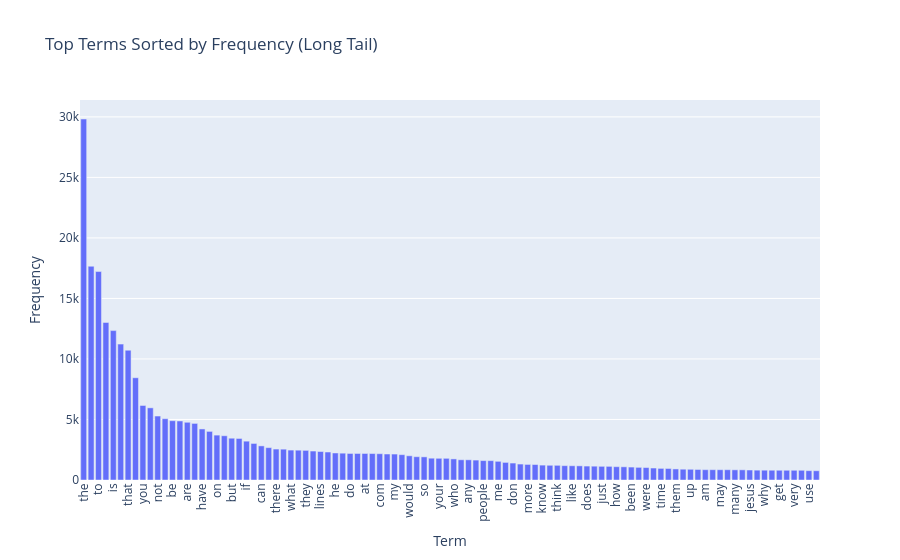

Write notebook code for a chart like this one.
### Markdown cell above
### >>> **Exercise 14 (take home):** 
Additionally, you can attempt to sort the terms on the `x-axis` by frequency instead of in alphabetical order. This way the visualization is more meaninfgul and you will be able to observe the so called [long tail](https://en.wikipedia.org/wiki/Long_tail) (get familiar with this term since it will appear a lot in data mining and other statistics courses). see picture below

![alt txt](https://upload.wikimedia.org/wikipedia/commons/thumb/8/8a/Long_tail.svg/1000px-Long_tail.svg.png)

### Code cell
# Answer here
import numpy as np
import pandas as pd
import plotly.express as px

# sort all terms by frequency (descendng)
sorted_idx = np.argsort(term_frequencies)[::-1]

terms_sorted = count_vect.get_feature_names_out()[sorted_idx]
freqs_sorted = term_frequencies[sorted_idx]

df = pd.DataFrame({"term": terms_sorted, "frequency": freqs_sorted})

fig = px.bar(df.head(100), x="term", y="frequency", 
             title="Top Terms Sorted by Frequency (Long Tail)",
             labels={"term": "Term", "frequency": "Frequency"})

fig.update_layout(xaxis_tickangle=-90)
fig.show()

print("""Sorting terms by frequency instead of alphabet makes the visualization
meaningful, clearly revealing the long tail distribution where a few words are 
very common but most appear rarely.""")

### Figure 1 — Plotly figure (JSON) as saved in the notebook; plotly's stock layout.template omitted (floating-point values rounded to 4 significant figures)
{"data": [{"alignmentgroup": "True", "hovertemplate": "Term=%{x}<br>Frequency=%{y}<extra></extra>", "legendgroup": "", "marker": {"color": "#636efa", "pattern": {"shape": ""}}, "name": "", "offsetgroup": "", "orientation": "v", "showlegend": false, "textposition": "auto", "type": "bar", "x": ["the", "of", "to", "and", "is", "in", "that", "it", "you", "for", "not", "this", "be", "from", "are", "edu", "have", "as", "on", "with", "but", "or", "if", "was", "can", "we", "there", "by", "what", "subject", "they", "an", "lines", "one", "he", "god", "do", "organization", "at", "re", "com", "about", "my", "all", "would", "will", "so", "some", "your", "no", "who", "has", "any", "writes", "people", "which", "me", "article", "don", "his", "more", "other", "know", "when", "think", "their", "like", "university", "does", "out", "just", "only", "how", "also", "been", "than", "were", "then", "time", "because", "them", "posting", "up", "had", "am", "should", "may", "these", "many", "say", "jesus", "see", "why", "us", "get", "good", "very", "believe", "use", "such"], "xaxis": "x", "y": [29825, 17660, 17222, 13017, 12343, 11226, 10723, 8447, 6157, 5962, 5285, 5063, 4898, 4877, 4769, 4675, 4218, 4015, 3709, 3655, 3453, 3432, 3208, 3020, 2818, 2674, 2556, 2548, 2472, 2464, 2448, 2393, 2353, 2312, 2232, 2216, 2193, 2192, 2191, 2186, 2172, 2148, 2143, 2093, 2000, 1925, 1912, 1802, 1793, 1791, 1742, 1671, 1669, 1645, 1604, 1599, 1543, 1453, 1400, 1318, 1286, 1278, 1230, 1215, 1213, 1184, 1177, 1170, 1151, 1142, 1130, 1127, 1100, 1090, 1068, 1045, 1028, 989, 959, 952, 914, 892, 885, 870, 852, 851, 850, 850, 841, 840, 825, 814, 811, 808, 806, 805, 805, 803, 772, 766], "yaxis": "y"}], "layout": {"barmode": "relative", "legend": {"tracegroupgap": 0}, "title": {"text": "Top Terms Sorted by Frequency (Long Tail)"}, "xaxis": {"anchor": "y", "domain": [0, 1], "tickangle": -90, "title": {"text": "Term"}}, "yaxis": {"anchor": "x", "domain": [0, 1], "title": {"text": "Frequency"}}}}
